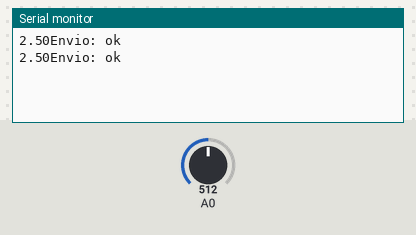
The sketch below on a simulated Arduino Uno, built with avr-gcc and run on an emulated ATmega328P. Shown: the last lines printed to the serial monitor. The test bench sets the inputs (shaded band); at power-on: A0 = 512. No radio packets arrive unless stated.

Above: at 6.8 s.
6.9 s: A0 set to 716
At 12.9 s:
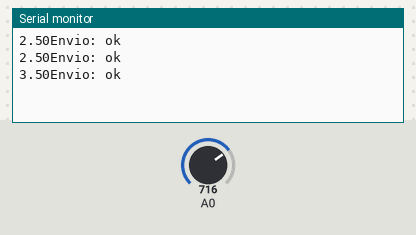
13.6 s: A0 set to 900
At 18.7 s:
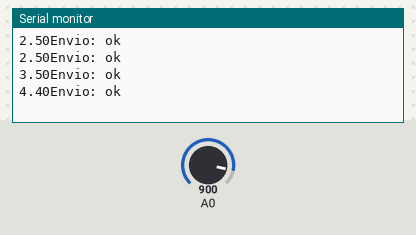
Timing chart, 0 to 20.2 s (numbered marks = the images above; inputs shaded):
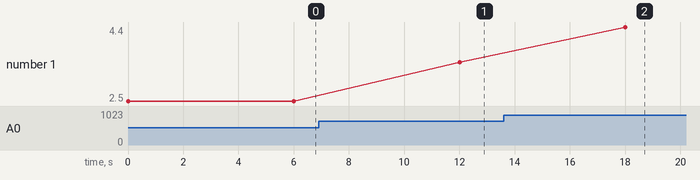

The sketch:

Nodo_01.ino
```cpp
#include <RF24.h>
#include <RF24Network.h>
#include <SPI.h>
#include <EEPROM.h>

RF24 radio(8, 10);               // nRF24L01 (CE,CSN)
RF24Network network(radio);// Include the radio in the network

const uint16_t node00 = 00;  // Address of our node in Octal format (04, 031, etc)
const uint16_t node01 = 01;

float evalor;
int valor;

struct payload_t {              // Structure of our payload
  int nodo;
  float estado;
};


void setup() {

  Serial.begin(9600);

  SPI.begin();
  radio.begin();
  radio.setPALevel(RF24_PA_MAX);
  network.begin(90,node01);

}


void loop() {
  network.update();
  evalor= medidor_campo();
  Serial.print(evalor);
  DataRead();
  DataWrite(node00,evalor);
  delay(5000);
}

void DataRead() {

if (network.available()) {
    RF24NetworkHeader header;
    payload_t payload;
    network.read(header, &payload, sizeof(payload));

    Serial.print("Del nodo: ");
    Serial.print(payload.nodo);
    Serial.print(" Llego: ");
    Serial.println(payload.estado);
  }
}


void DataWrite(const uint16_t node, float evalor) {

  network.update();
  payload_t payload_r= {01, evalor};
  RF24NetworkHeader header1(node);
  bool ok= network.write(header1, &payload_r, sizeof(payload_r));
  Serial.print("Envio: ");
  Serial.println(ok ? F("ok"):F("Failed"));
  delay(1000);
  }


 float mapfloat(float x, float in_min, float in_max, float out_min, float out_max)
  {
  return (x - in_min) * (out_max - out_min) / (in_max - in_min) + out_min;
  }


 float medidor_campo() {
    valor = analogRead(A0);
    evalor = mapfloat(valor, 0, 1023, 0, 5); //mapeamos a voltios *10 para mayor resolucion
    return evalor;
  }
```

Measured:
- after the input at 6.9 s, the serial monitor: prints a new line after 5.1 s (image 1)
- after the input at 13.6 s, the serial monitor: prints a new line after 4.4 s (image 2)
- plotted number 1: 2.5 → 3.5 after the input at 6.9 s, 3.5 → 4.4 after the input at 13.6 s
